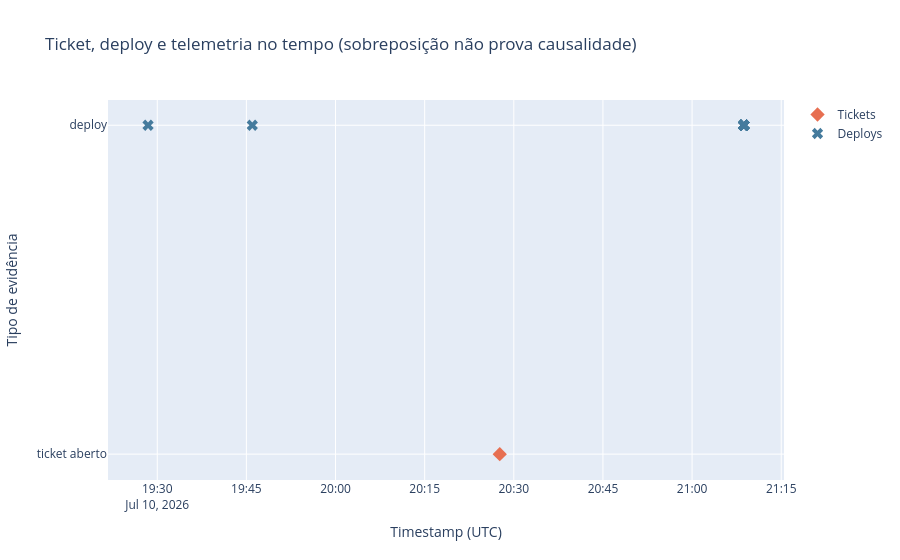

This figure's notebook cell:
### Markdown cell above
## 2. Janela de evidência

Os offsets permitidos são 15m, 30m, 1h, 2h e 6h. O contexto reúne ticket,
deploy e atribuição de erros no tempo; a sobreposição é evidência para
investigação, não prova de causalidade.

### Code cell
if not incidents.empty:
    context = build_incident_window(engine, incidents.iloc[0], before="1h", after="1h")
    incident_timeline(context.incident.to_frame().T, context.deploys, context.signals).show()
    attribution_stack(context.attribution).show()
    display(context.labels)
else:
    print("Sem ticket na janela: isso não é uma evidência negativa de incidente.")

### Figure 1 — Plotly figure (JSON) as saved in the notebook; plotly's stock layout.template omitted (floating-point values rounded to 4 significant figures)
{"data": [{"customdata": [["P5", "Finalizado - Cancelado", 178415000]], "error_x": {"array": [2400000], "arrayminus": [2400000], "color": "#e76f51", "type": "data", "visible": true}, "hovertemplate": "prioridade: %{customdata[0]}<br>estado: %{customdata[1]}<br>duração registrada (ms): %{customdata[2]}<br>abertura do ticket; início do incidente não é conhecido<extra>Ticket (banda visual ±40 min)</extra>", "marker": {"color": "#e76f51", "size": 11, "symbol": "diamond"}, "mode": "markers", "name": "Tickets", "type": "scatter", "x": ["2026-07-10T20:27:38+00:00"], "y": ["ticket aberto"]}, {"customdata": [["profiling-segmentation-gcp-prod", "app.update.env.set"], ["profiling-segmentation-gcp-prod", "app.update.env.set"], ["quicksilver-gcp-prod", "app.update.unit.autoscale.add"], ["search-api-gcp-prod", "app.update.unit.autoscale.add"], ["jarvis-gateway-gcp-prod", "app.update.unit.autoscale.add"], ["jarvis-service-gcp-prod", "app.update.unit.autoscale.add"], ["configs-api-gcp-prod", "app.update.unit.autoscale.add"], ["subscription-api-gcp-prod", "app.update.unit.autoscale.add"], ["user-api-gcp-prod", "app.update.unit.autoscale.add"], ["recommendation-api-gcp-prod", "app.update.unit.autoscale.add"], ["channels-api-gcp-prod", "app.update.unit.autoscale.add"], ["videos-api-gcp-prod", "app.update.unit.autoscale.add"], ["editorial-api-gcp-prod", "app.update.unit.autoscale.add"], ["mve-api-gcp-prod", "app.update.unit.autoscale.add"], ["ads-api-gcp-prod", "app.update.unit.autoscale.add"], ["qrcode-generator-api-gcp-prod", "app.update.unit.autoscale.add"], ["events-api-gcp-prod", "app.update.unit.autoscale.add"], ["timezone-api-gcp-prod", "app.update.unit.autoscale.add"], ["mystique-api-gcp-prod", "app.update.unit.autoscale.add"]], "hovertemplate": "alvo: %{customdata[0]}<br>evento: %{customdata[1]}<extra>Deploy</extra>", "marker": {"color": "#457b9d", "size": 10, "symbol": "x"}, "mode": "markers", "name": "Deploys", "type": "scatter", "x": ["2026-07-10T19:28:27.113000000", "2026-07-10T19:45:59.509000000", "2026-07-10T21:08:40.643000000", "2026-07-10T21:08:40.834000000", "2026-07-10T21:08:41.049000000", "2026-07-10T21:08:41.241000000", "2026-07-10T21:08:41.416000000", "2026-07-10T21:08:41.590000000", "2026-07-10T21:08:41.764000000", "2026-07-10T21:08:41.939000000", "2026-07-10T21:08:42.128000000", "2026-07-10T21:08:42.297000000", "2026-07-10T21:08:42.469000000", "2026-07-10T21:08:42.673000000", "2026-07-10T21:08:42.860000000", "2026-07-10T21:08:43.044000000", "2026-07-10T21:08:43.241000000", "2026-07-10T21:08:43.427000000", "2026-07-10T21:08:43.586000000"], "y": ["deploy", "deploy", "deploy", "deploy", "deploy", "deploy", "deploy", "deploy", "deploy", "deploy", "deploy", "deploy", "deploy", "deploy", "deploy", "deploy", "deploy", "deploy", "deploy"]}], "layout": {"title": {"text": "Ticket, deploy e telemetria no tempo (sobreposição não prova causalidade)"}, "xaxis": {"title": {"text": "Timestamp (UTC)"}}, "yaxis": {"title": {"text": "Tipo de evidência"}}}}
